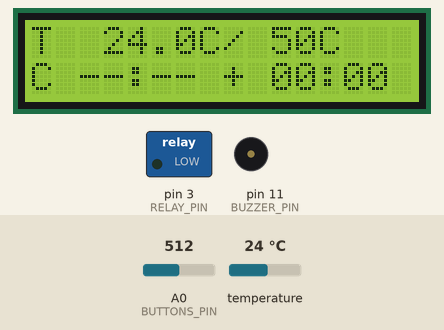
Bench run of a sketch on a simulated Arduino Uno, built with avr-gcc and run on an emulated ATmega328P. On the bench: 16×2 character LCD, switched loads named in the sketch (green lamp = pin HIGH), buzzer (waves = sounding). Inputs (shaded band) come from the test bench; at power-on: A0 (BUTTONS_PIN) = 512, temperature 24 °C. What the sketch prints to the serial monitor is not drawn.

Above: at 1.2 s.
1.3 s: A0 (BUTTONS_PIN) set to 546
2.8 s: A0 (BUTTONS_PIN) set to 565
At 6.2 s:
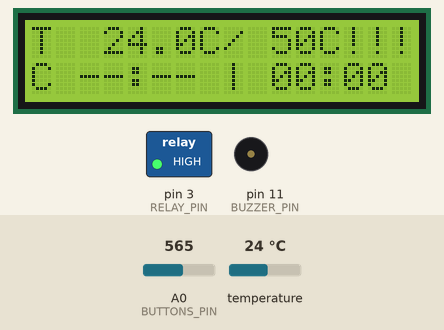
6.4 s: temperature set to 34.6 °C
At 9.8 s:
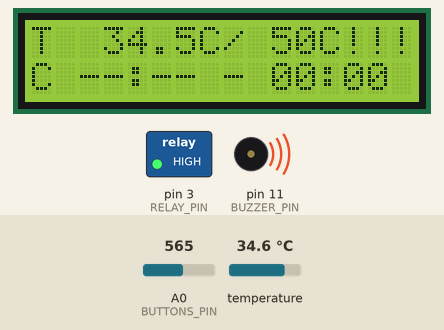
10.0 s: temperature set to 35.5 °C
At 11.9 s:
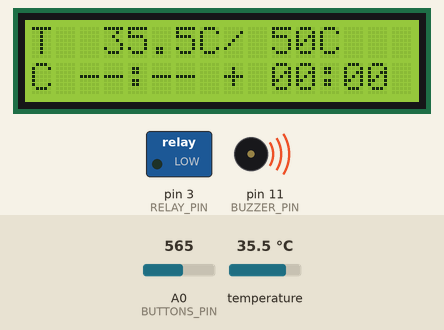
13.6 s: temperature set to 12 °C
At 16.7 s:
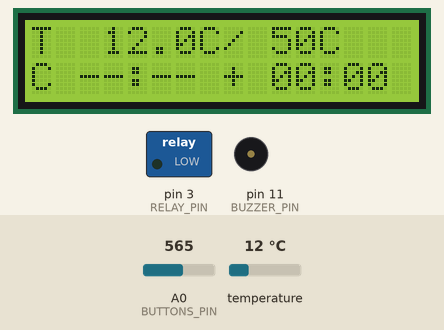
17.0 s: A0 (BUTTONS_PIN) set to 511
At 18.0 s:
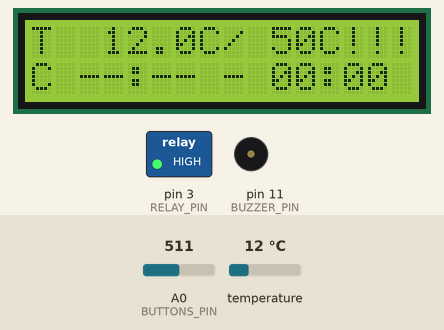
Timing chart, 0 to 20.0 s (numbered marks = the images above; inputs shaded):
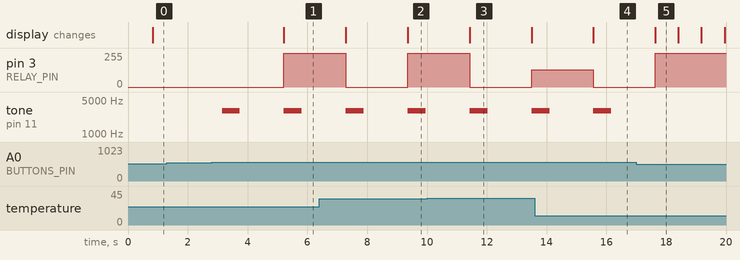

The sketch:

Panela.ino
```cpp
// include libraries
#include <LiquidCrystal.h>
#include <Wire.h>
#include <OneWire.h>
#include <DallasTemperature.h>
#include <PID_v1.h>
#include <PID_AutoTune_v0.h>

// Constants
#define BUTTONS_PIN A0
#define DS18B20_PIN 2
#define RELAY_PIN 3
#define BUZZER_PIN 11
// Shield Buttons
#define btnRIGHT  0
#define btnUP     1
#define btnDOWN   2
#define btnLEFT   3
#define btnSELECT 4
#define btnNONE   5

// declare variables
int  clockIconState = 0, steamIconState = 0;
double currentTemperature = 0, targetTemperature = 50, PIDOutput = 0;
long targetTime = 0, timeStarted = 0, currentWorkingTime = 0, lastTimeButtonsAreProcessed = 0, iconLastMillis = 0;
boolean machineIsWorking = false;
//PID Stuff
double kp=196, ki=33, kd=290;


// create library instances
LiquidCrystal lcd(8, 9, 4, 5, 6, 7);
OneWire ds18b20(DS18B20_PIN);
DallasTemperature temperatureSensor(&ds18b20);
PID PIDCalculation(&currentTemperature, &PIDOutput, &targetTemperature,kp,ki,kd, DIRECT);

void setup() {
  Serial.begin(9600);
  initializePins();
  initializeDisplay();
  initializePID();
}

void loop() {
  processButtons();
  readCurrentTemperature();
  processPIDCalculation();
  printLCDData();
  proccessTimers();
  checkMachineStatus();
  proccessIconAnimations();
}

void initializePID(){
 PIDCalculation.SetTunings(kp,ki,kd);
 PIDCalculation.SetMode(AUTOMATIC);
}

void processPIDCalculation(){

  // Limit the resistor block using PWM since the heating is precise
  if(targetTemperature - currentTemperature > 15){
   PIDCalculation.SetOutputLimits(0, 255);
  }else if(targetTemperature - currentTemperature > 10){
       PIDCalculation.SetOutputLimits(0, 130);
  }else if(targetTemperature - currentTemperature > 3){
       PIDCalculation.SetOutputLimits(0, 100);
  }else if(targetTemperature - currentTemperature > 1){
       PIDCalculation.SetOutputLimits(0, 40);
  }else if(targetTemperature - currentTemperature > 0){
       PIDCalculation.SetOutputLimits(0, 120);
  }else if(targetTemperature - currentTemperature > -2){
       PIDCalculation.SetOutputLimits(0, 255);
  }

  // Compute the PID calculation
  PIDCalculation.Compute();
  Serial.print(currentTemperature);
  Serial.print(" - ");
  Serial.println(PIDOutput);
}

void readCurrentTemperature(){
  temperatureSensor.requestTemperatures();
  currentTemperature = temperatureSensor.getTempCByIndex(0);
}

void checkMachineStatus(){
  if(machineIsWorking)
    analogWrite(RELAY_PIN, PIDOutput);
  else
    digitalWrite(RELAY_PIN, false);
}

void proccessTimers(){
   if(machineIsWorking && (currentTemperature >= (targetTemperature * 0.95))){
     long difference = millis() - lastTimeButtonsAreProcessed;
     if(targetTime > 0){
       // Turn off the machine when the time is over
       if((targetTime - (difference)) <= 0){
         machineIsWorking = false;
         beep(5);
       }
       targetTime -= difference;
       if(targetTime < 0)
         targetTime = 0;
     }
     currentWorkingTime += difference;
   }
   lastTimeButtonsAreProcessed = millis();
}

void initializePins(){
  pinMode(RELAY_PIN, OUTPUT);
  digitalWrite(RELAY_PIN, LOW);
}

void initializeDisplay(){
  lcd.begin(16, 2);
  lcd.write("T");
  lcd.setCursor(0, 1);
  lcd.write("C");
}

void processButtons(){
  int sensorValue = read_LCD_buttons();

  if(sensorValue == btnSELECT){
    machineIsWorking = !machineIsWorking;
    beep(1);
    if(timeStarted == 0)
      timeStarted = millis();
    delay(100);
  }else if(sensorValue == btnDOWN){
    if(targetTemperature > 50){
      targetTemperature--;
      delay(100);
    }
  }else if(sensorValue == btnUP){
    if(targetTemperature <= 100){
      targetTemperature++;
      delay(100);
    }
  }else if(sensorValue == btnLEFT){
    if(targetTime > 0){
      targetTime-=300000;
      delay(100);
    }
  }else if(sensorValue == btnRIGHT){
    if(targetTime < 43200000){
      targetTime+=300000;
      delay(100);
    }
  }

}

void printLCDData(){
  lcd.setCursor(2, 0);

  if(currentTemperature < 10)
      lcd.print("  ");
  else if(currentTemperature < 100)
      lcd.print(" ");

  lcd.print(currentTemperature);
  lcd.setCursor(7, 0);
  lcd.print("C");
  lcd.setCursor(8, 0);
  lcd.print("/");

  if(targetTemperature < 13)
      lcd.print("  ");
  else if(targetTemperature < 100)
      lcd.print(" ");

  lcd.print((int)targetTemperature);
  lcd.print("C");

  lcd.setCursor(2, 1);
  if(targetTime == 0)
    lcd.print("--:--");
  else
    lcd.print(convertMillisToText(targetTime));

  lcd.setCursor(10, 1);
  if(timeStarted == 0)
    lcd.print("00:00");
  else
    lcd.print(convertMillisToText(currentWorkingTime));


}

int read_LCD_buttons(){               // read the buttons
    int adc_key_in = analogRead(BUTTONS_PIN);       // read the value from the sensor

    if (adc_key_in > 1000) return btnNONE;
    /*
    if (adc_key_in < 50)   return btnRIGHT;
    if (adc_key_in < 250)  return btnUP;
    if (adc_key_in < 450)  return btnDOWN;
    if (adc_key_in < 650)  return btnLEFT;
    if (adc_key_in < 850)  return btnSELECT;
 */
   // For V1.0 comment the other threshold and use the one below:
     if (adc_key_in < 50)   return btnRIGHT;
     if (adc_key_in < 195)  return btnUP;
     if (adc_key_in < 380)  return btnDOWN;
     if (adc_key_in < 555)  return btnLEFT;
     if (adc_key_in < 790)  return btnSELECT;


    return btnNONE;                // when all others fail, return this.
}

String convertMillisToText(long time){
  long hours = (time / 3600000) % 24;
  long minutes = (time / 60000) % 60;
  String timeText = "";
  if(hours < 10)
    timeText += "0";
  timeText += String(hours);
  timeText += ":";
  if(minutes < 10)
    timeText += "0";
  timeText += String(minutes);
  return timeText;
}

void proccessIconAnimations(){
  if(millis() - iconLastMillis > 600){
    iconLastMillis = millis();
    if(machineIsWorking){
        lcd.setCursor(8, 1);
        switch(clockIconState){
          case 0:
            lcd.print("|");
            break;
          case 1:
            lcd.print("-");
            break;
          default:
            lcd.print("|");
            break;
        }
        clockIconState = clockIconState == 1 ? 0 : clockIconState + 1;
        lcd.setCursor(13, 0);
        lcd.print("!!!");
    }else{
      lcd.setCursor(8, 1);
      lcd.print("+");
      lcd.setCursor(13, 0);
      lcd.print("   ");
    }
  }
}
void beep(int b){
  int toneFrequency = 3000;
  for(int i = 0; i < b; i++){
    tone(BUZZER_PIN, toneFrequency, 600);
    if(i < 0);
      delay(1200);
  }
  //noTone(BUZZER_PIN);
}
```

Measured:
- the behaviour switches between 554 and 555 on A0 (BUTTONS_PIN) (found by bisection; images 0 and 1)
- the behaviour switches between 34.9 and 35 °C on temperature (found by bisection; images 2 and 3)
- after the input at 1.3 s, every drawn part: stays the same
- after the input at 2.8 s, pin 3 (RELAY_PIN): 0/255 → 255/255 after 2.4 s; tone on pin 11 (BUZZER_PIN): alternates 3000 Hz for 0.60 s and silent for 1.5 s, starting after 0.34 s; the display: changes after 2.4 s (image 1)
- after the input at 13.6 s, the display: changes after 2.0 s (image 4)
- after the input at 17.0 s, pin 3 (RELAY_PIN): goes on until 17.6 s, then stays 255/255; tone on pin 11 (BUZZER_PIN): stops changing and stays silent
- what the display in image 3 shows lasts 2.1 s, from 11.4 s to 13.5 s
- what the display in image 5 shows lasts 0.8 s, from 17.6 s to 18.4 s
